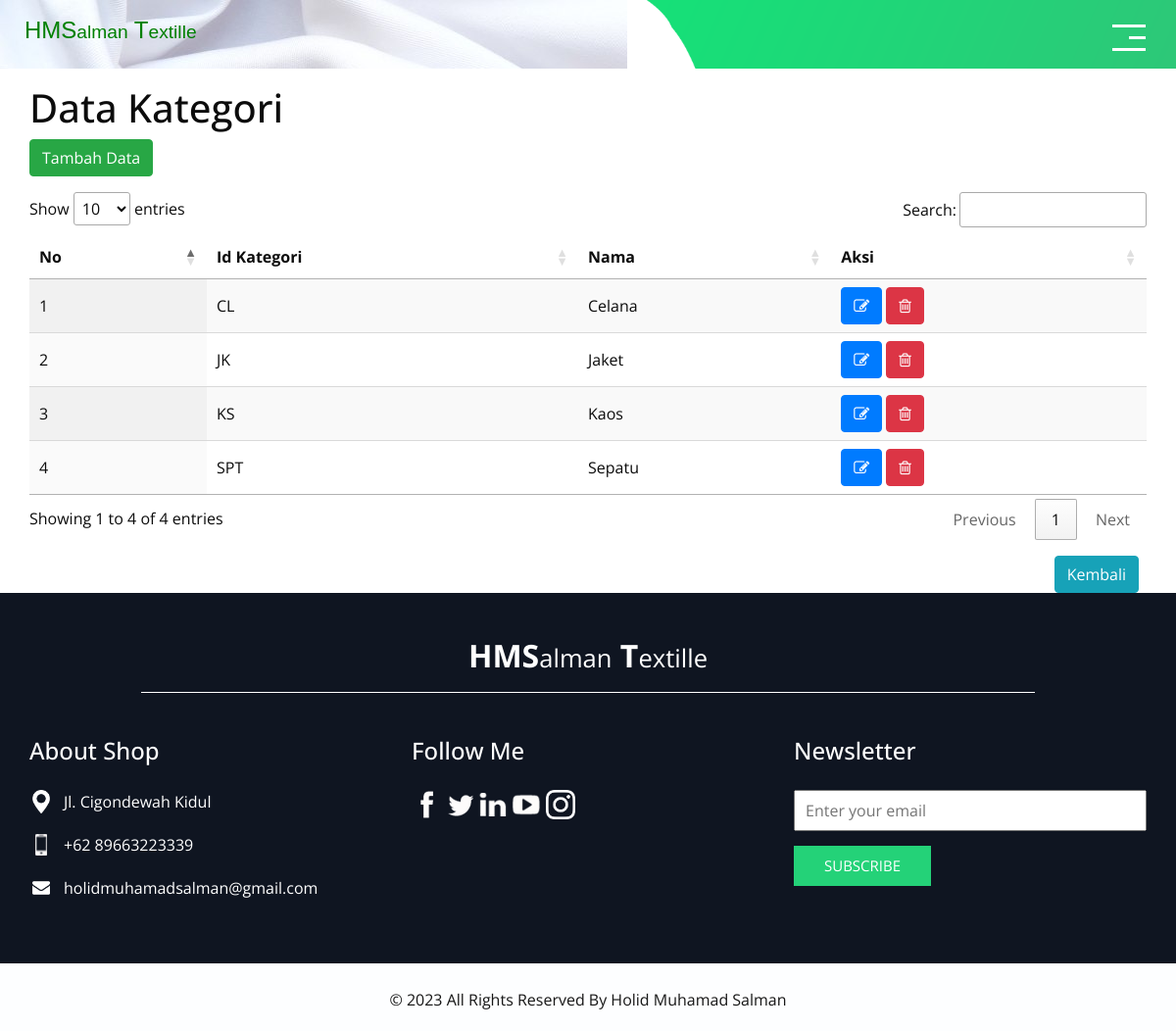
The page /data/kategori/kategori.php on the database its author committed.
### tables this page shows
CREATE TABLE IF NOT EXISTS `kategori` (
  `id_kategori` varchar(11) NOT NULL,
  `nama_kategori` varchar(30) NOT NULL,
  PRIMARY KEY (`id_kategori`)
);

### data/kategori/kategori.php (the view, shortened to what this page needs)
<!DOCTYPE html>
<html>
<head>
  <link rel="stylesheet" href="https://cdnjs.cloudflare.com/ajax/libs/font-awesome/4.7.0/css/font-awesome.min.css">
  <link rel="stylesheet" href="https://cdn.jsdelivr.net/npm/bootstrap@5.3.0-alpha3/dist/css/bootstrap.min.css" rel="stylesheet">
  <link rel="stylesheet" type="text/css"
    href="https://cdnjs.cloudflare.com/ajax/libs/OwlCarousel2/2.1.3/assets/owl.carousel.min.css" />
  <link rel="stylesheet" type="text/css" href="../../css/bootstrap.css" />
  <link href="../../css/style.css" rel="stylesheet" />
  <link href="../../css/responsive.css" rel="stylesheet" />
</head>
<body class="sub_page">
  <div class="hero_area">
    <header class="header_section">
      <div class="container-fluid">
        <nav class="navbar navbar-expand-lg custom_nav-container">
          <a class="navbar-brand" href="index.html">
            <h4 style="color: green; font-family: 'Franklin Gothic Medium', 'Arial Narrow', Arial, sans-serif;">
              HMS<small style="text-transform: lowercase;">alman</small> T<small style="text-transform: lowercase;">extille</small>
            </h4>
          </a>
          <div>
            <div class="custom_menu-btn ">
              <button>
                <span class=" s-1">
                </span>
                <span class="s-2">
                </span>
                <span class="s-3">
                </span>
              </button>
            </div>
          </div>
        </nav>
      </div>
    </header>
  </div>
  <?php
include "../config.php";
$query = mysqli_query($conn, "SELECT * FROM kategori");
?>
<div class="container mt-3">
        <h1>Data Kategori</h1>
        <a href="tambah.php" class="btn btn-success mb-3">Tambah Data</a>
                <form action="" method="post">
                <table id="MyTable" class="display">
                        <thead>
                            <tr>
                                <th>No</th>
                                <th>Id Kategori</th>
                                <th>Nama</th>
                                <th>Aksi</th>
                            </tr>
                        </thead>
                        <tbody>
                                <?php if (mysqli_num_rows($query)>0) {?>
                                <?php
                                $no = 1;
                                while ($data = mysqli_fetch_array($query)){
                                ?>
                                <tr>
                                        <td><?php echo $no?></td>
                                        <td><?php echo $data['id_kategori']?></td>
                                        <td><?php echo $data['nama_kategori']?></td>
                                        <td>
                                            <a href="edit.php?id_kategori=<?php echo $data['id_kategori']?>" class="btn btn-primary"><i class="fa fa-pencil-square-o"></i></a>
                                            <a href="hapus.php?id_kategori=<?php echo $data['id_kategori']?>" onclick="return confirm('Yakin Hapus?')" class="btn btn-danger"><i class="fa fa-trash-o"></i></a>
                                        </td>
                                </tr>
                                <?php $no++; } ?>
                                <?php } ?>
                                </tbody>
                </table>
                </form>
                <div class="d-grid gap-2 d-md-flex justify-content-md-end mt-3">
                <a href="data.php" class="btn btn-info me-md-2" type="button">Kembali</a>
                </div>
</div>
    <section class="info_section layout_padding2">
    <div class="container">
      <div class="info_logo">
        <h2>
          HMS<small style="text-transform: lowercase;">alman</small> T<small style="text-transform: lowercase;">extille</small>
        </h2>
      </div>
      <div class="row">
        <div class="col-md-4">
          <div class="info_contact">
            <h5>
              About Shop
            </h5>
            <div>
              <div class="img-box">
                <img src="../../images/location-white.png" width="18px" alt="">
              </div>
              <p>
                Jl. Cigondewah Kidul
              </p>
            </div>
            <div>
              <div class="img-box">
                <img src="../../images/telephone-white.png" width="12px" alt="">
              </div>
              <p>
                +62 89663223339
              </p>
            </div>
            <div>
              <div class="img-box">
                <img src="../../images/envelope-white.png" width="18px" alt="">
              </div>
              <p>
                holidmuhamadsalman@gmail.com
              </p>
            </div>
          </div>
        </div>
        <div class="col-md-4">
          <div class="info_insta">
            <h5>
              Follow Me
            </h5>
            <div class="social_box">
              <a href="">
                <img src="../../images/fb.png" alt="">
              </a>
              <a href="">
                <img src="../../images/twitter.png" alt="">
              </a>
              <a href="">
                <img src="../../images/linkedin.png" alt="">
              </a>
              <a href="">
                <img src="../../images/youtube.png" alt="">
              </a>
              <a href="">
                <img src="../../images/instagram.png" alt="" width="30px" height="30px">
              </a>
            </div>
          </div>
        </div>
        <div class="col-md-4">
          <div class="info_form ">
            <h5>
              Newsletter
            </h5>
            <form action="">
              <input type="email" placeholder="Enter your email">
              <button>
                Subscribe
              </button>
            </form>
          </div>
        </div>
      </div>
    </div>
  </section>
  <section class="container-fluid footer_section ">
    <div class="container">
      <p>
        &copy; 2023 All Rights Reserved By
        <a href="">Holid Muhamad Salman</a>
      </p>
    </div>
  </section>
  <link rel="stylesheet" href="https://cdn.datatables.net/1.13.4/css/jquery.dataTables.css" />
</body>
</body>
</html>

### css/style.css (style rules this page uses)
body { font-family: "Open Sans", sans-serif; color: #0c0c0c; background-color: #ffffff; }
.layout_padding2 { padding: 45px 0; }
.hero_area { height: 100vh; background-image: url(../images/bg-kain.jpg); background-size: cover; position: relative; background-repeat: no-repeat; overflow: hidden; }
.hero_area::after { content: ""; position: absolute; bottom: 0; right: 0; width: 45%; height: 100%; background-image: url(../images/hero-side-bg.png); background-size: cover; }
.sub_page .hero_area { height: auto; background-size: auto; }
.header_section { overflow-x: hidden; }
.header_section .container-fluid { padding-right: 25px; padding-left: 25px; }
a, a:hover, a:focus { text-decoration: none; }
.btn, .btn:focus { outline: none !important; -webkit-box-shadow: none; box-shadow: none; }
.navbar-brand { margin-right: 5%; display: -webkit-box; display: -ms-flexbox; display: flex; -webkit-box-align: center; -ms-flex-align: center; align-items: center; }
.custom_nav-container { z-index: 9999; padding: 0; height: 70px; }
.info_section { background-color: #0f1521; color: #ffffff; }
.info_section .info_logo { width: 80%; margin: 0 auto 45px auto; padding-bottom: 10px; text-align: center; border-bottom: 1px solid #ffffff; }
.info_section .info_logo h2 { text-transform: uppercase; font-weight: bold; }
.info_section h5 { margin-bottom: 25px; font-size: 24px; }
.info_section .info_contact .img-box { width: 35px; display: -webkit-box; display: -ms-flexbox; display: flex; -webkit-box-pack: center; -ms-flex-pack: center; justify-content: center; }
.info_section .info_contact p { margin: 0; }
.info_section .info_contact > div { display: -webkit-box; display: -ms-flexbox; display: flex; -webkit-box-align: center; -ms-flex-align: center; align-items: center; margin: 20px 0; }
.info_section .info_contact > div img { height: auto; margin-right: 12px; }
.info_section .info_form form input { outline: none; width: 100%; padding: 7px 10px; }
.info_section .info_form form button { display: inline-block; padding: 8px 30px; background-color: #24d278; color: #ffffff; -webkit-transition: all 0.3s; transition: all 0.3s; border: 1px solid transparent; border-radius: 0; margin-top: 15px; text-transform: uppercase; font-size: 15px; }
.footer_section { display: -webkit-box; display: -ms-flexbox; display: flex; -webkit-box-orient: vertical; -webkit-box-direction: normal; -ms-flex-direction: column; flex-direction: column; -webkit-box-pack: center; -ms-flex-pack: center; justify-content: center; background-color: #fdfeff; }
.footer_section p { color: #171717; margin: 0; padding: 25px 0 20px 0; margin: 0 auto; text-align: center; }
.footer_section a { color: #171717; }
.custom_menu-btn button { margin-top: 12px; outline: none; border: none; background-color: transparent; }
.custom_menu-btn button span { display: block; width: 34px; height: 3.5px; background-color: #fff; margin: 8.5px 0; -webkit-transition: all 0.3s; transition: all 0.3s; }
.custom_menu-btn .s-2 { -webkit-transition: all 0.1s; transition: all 0.1s; width: 17px; margin-left: auto; }

### css/responsive.css (style rules this page uses)
@media (min-width: 1200px) { .container { max-width: 1170px; } }

### rows shown on the page
kategori: id_kategori "CL", nama_kategori "Celana"
kategori: id_kategori "JK", nama_kategori "Jaket"
kategori: id_kategori "KS", nama_kategori "Kaos"
kategori: id_kategori "SPT", nama_kategori "Sepatu"
